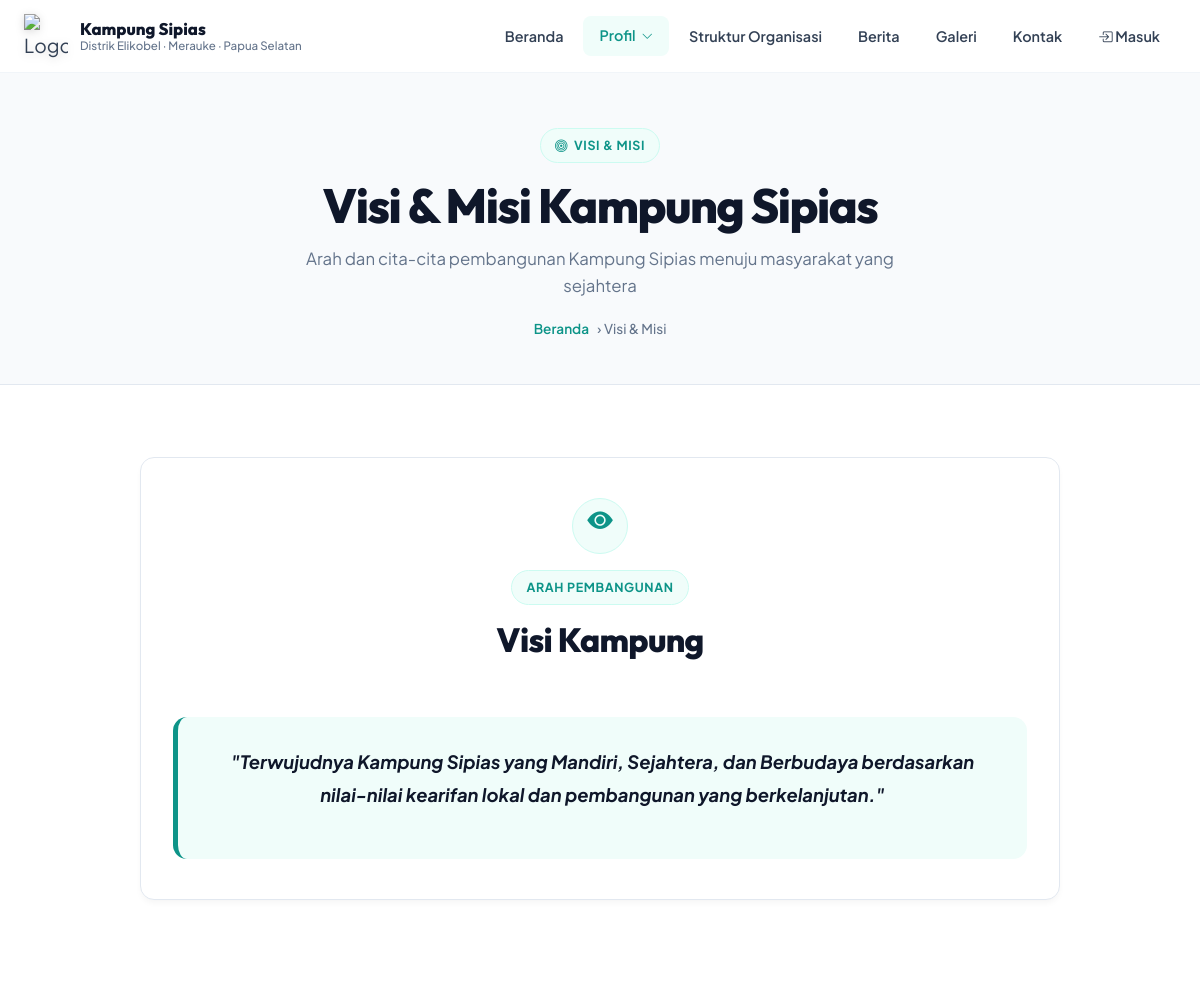
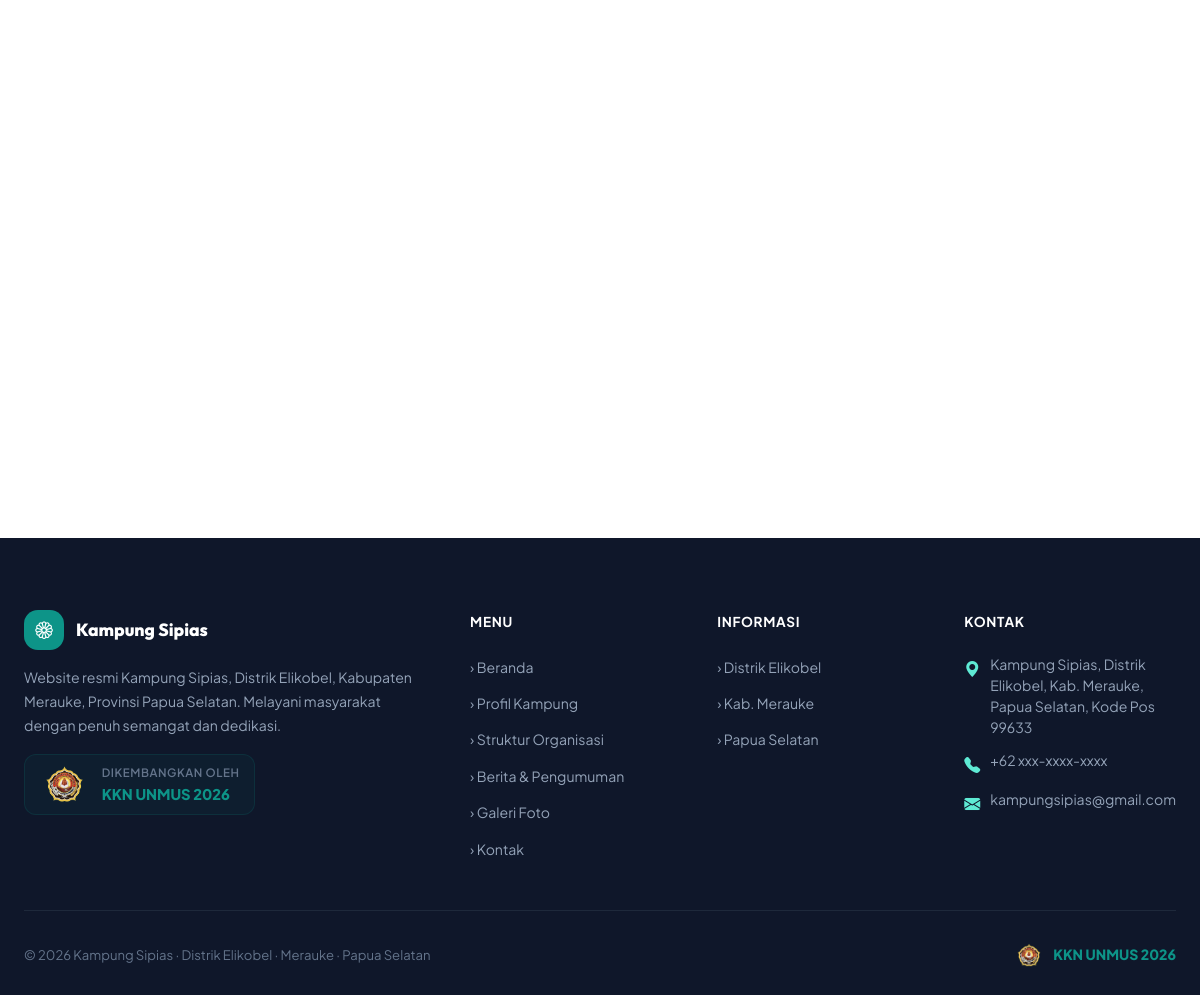
The app's page /visi-misi/ with its own data (2 pictures, top to bottom).
### core/models.py (models this page shows, shortened)
class ProfilKampung(models.Model):
    nama_kampung = models.CharField(max_length=100, default='Kampung Sipias')
    distrik = models.CharField(max_length=100, default='Elikobel')
    kabupaten = models.CharField(max_length=100, default='Merauke')
    provinsi = models.CharField(max_length=100, default='Papua Selatan')
    luas_wilayah = models.CharField(max_length=50, blank=True)
    jumlah_penduduk = models.PositiveIntegerField(default=0)
    jumlah_laki = models.PositiveIntegerField(default=0, verbose_name='Jumlah Laki-laki')
    jumlah_perempuan = models.PositiveIntegerField(default=0, verbose_name='Jumlah Perempuan')
    jumlah_kk = models.PositiveIntegerField(default=0, verbose_name='Jumlah KK')
    fasilitas_kesehatan = models.PositiveIntegerField(default=1, verbose_name='Fasilitas Kesehatan')
    fasilitas_pendidikan = models.PositiveIntegerField(default=1, verbose_name='Fasilitas Pendidikan')
    fasilitas_ibadah = models.PositiveIntegerField(default=1, verbose_name='Fasilitas Ibadah')
    fasilitas_umum = models.PositiveIntegerField(default=1, verbose_name='Fasilitas Umum')
    sambutan_kepala = models.TextField(blank=True, verbose_name='Sambutan Kepala Kampung')
    sejarah = models.TextField(blank=True)
    visi = models.TextField(blank=True)
    misi = models.TextField(blank=True)
    letak_geografis = models.TextField(blank=True)
    nama_kepala = models.CharField(max_length=100, blank=True, verbose_name='Nama Kepala Kampung')
    foto_kepala = models.ImageField(upload_to='profil/', blank=True, null=True, verbose_name='Foto Kepala Kampung')
    foto_kantor = models.ImageField(upload_to='profil/', blank=True, null=True, verbose_name='Foto Kantor Kampung')
    foto_fasilitas_kesehatan = models.ImageField(upload_to='fasilitas/', blank=True, null=True, verbose_name='Foto Fasilitas Kesehatan')
    foto_fasilitas_pendidikan = models.ImageField(upload_to='fasilitas/', blank=True, null=True, verbose_name='Foto Fasilitas Pendidikan')
    foto_fasilitas_ibadah = models.ImageField(upload_to='fasilitas/', blank=True, null=True, verbose_name='Foto Fasilitas Ibadah')
    foto_fasilitas_umum = models.ImageField(upload_to='fasilitas/', blank=True, null=True, verbose_name='Foto Fasilitas Umum')
    email = models.EmailField(blank=True)
    telepon = models.CharField(max_length=20, blank=True)
    alamat = models.TextField(blank=True)
    tahun_berdiri = models.CharField(max_length=10, blank=True)
    peta_iframe = models.TextField(blank=True, verbose_name='Embed Code / URL Peta Google Maps', help_text='Link embed Google Maps')
    updated_at = models.DateTimeField(auto_now=True)
    class Meta:
        verbose_name = 'Profil Kampung'
        verbose_name_plural = 'Profil Kampung'

### core/views.py (the view)
# urls.py: path('visi-misi/', views.visi_misi, name='visi_misi'),
def visi_misi(request):
    profil = get_profil()
    context = {
        'profil': profil,
        'page_title': 'Visi & Misi',
    }
    return render(request, 'core/visi_misi.html', context)

### core/context_processors.py (called while the page is built)
def profil_context(request):
    try:
        profil = ProfilKampung.objects.first()
    except Exception:
        profil = None
    return {
        'profil': profil
    }

### core/views.py (called while the page is built)
def get_profil():
    profil, _ = ProfilKampung.objects.get_or_create(id=1)
    return profil

### templates/core/visi_misi.html (shortened to what this page needs)
{% extends 'base.html' %}
{% load static %}
{% block content %}
<div class="page-header">
  <div class="page-header-content">
    <span class="badge badge-accent"><i class="bi bi-bullseye"></i> Visi & Misi</span>
    <h1>Visi & Misi Kampung Sipias</h1>
    <p>Arah dan cita-cita pembangunan Kampung Sipias menuju masyarakat yang sejahtera</p>
    <div class="breadcrumb">
      <a href="{% url 'core:landing' %}">Beranda</a> › Visi & Misi
    </div>
  </div>
</div>
<section class="section">
  <div class="container" style="max-width: 960px;">
    <div class="card" style="padding: 40px 32px; margin-bottom: 36px;">
      <div style="display: flex; flex-direction: column; align-items: center; text-align: center; gap: 12px; margin-bottom: 24px;">
        <div class="card-header-icon" style="width: 56px; height: 56px; border-radius: 50%; background: var(--primary-pale); border: 1px solid var(--primary-light); color: var(--primary); font-size: 1.6rem; margin-bottom: 4px;">
          <i class="bi bi-eye-fill"></i>
        </div>
        <span class="badge badge-primary" style="margin: 0 auto;">Arah Pembangunan</span>
        <h2 class="section-title" style="font-size: clamp(1.5rem, 4vw, 2.1rem); margin-top: 2px; text-align: center;">Visi Kampung</h2>
      </div>
      <div style="padding: 28px; background: var(--primary-pale); border-radius: var(--radius-md); border-left: 5px solid var(--primary);">
        <p style="font-size: 1.15rem; font-weight: 700; font-style: italic; color: var(--text-dark); line-height: 1.8; text-align: center;">
          "{% if profil.visi %}{{ profil.visi }}{% else %}Terwujudnya Kampung Sipias yang Mandiri, Sejahtera, Berdaya Saing, dan Berkelanjutan Berlandaskan Gotong Royong dan Kearifan Lokal.{% endif %}"
        </p>
      </div>
    </div>
  </div>
</section>
{% endblock %}

### templates/base.html (shortened to what this page needs)
<!DOCTYPE html>
<html lang="id">
<head>
  {% load static %}
  <link rel="stylesheet" href="https://cdn.jsdelivr.net/npm/bootstrap-icons@1.11.3/font/bootstrap-icons.min.css">
  <link rel="stylesheet" href="{% static 'css/style.css' %}?v=14">
</head>
<body>
<nav class="navbar {% if request.resolver_match.url_name == 'landing' %}is-landing{% endif %}" id="navbar">
  <div class="navbar-inner">
    <a href="{% url 'core:landing' %}" class="navbar-brand">
      <div class="navbar-logo" style="background: transparent; border: none; padding: 0; width: 44px; height: 44px;"><img src="{% static 'images/logo_sipias.png' %}" alt="Logo Kampung Sipias" style="width: 100%; height: 100%; object-fit: contain; filter: drop-shadow(0 2px 4px rgba(0,0,0,0.15));"></div>
      <div class="navbar-name">
        <span>Kampung Sipias</span>
        <span>Distrik Elikobel · Merauke · Papua Selatan</span>
      </div>
    </a>
    <ul class="navbar-menu" id="navMenu">
      <li><a href="{% url 'core:landing' %}" {% if request.resolver_match.url_name == 'landing' %}class="active"{% endif %}>Beranda</a></li>
      <li class="nav-dropdown">
        <a href="javascript:void(0);" class="dropdown-toggle {% if request.resolver_match.url_name in 'profil,sejarah,visi_misi,peta,fasilitas' %}active{% endif %}" role="button" aria-haspopup="true" aria-expanded="false">
          Profil <i class="bi bi-chevron-down dropdown-arrow"></i>
        </a>
      </li>
      <li><a href="{% url 'core:pemerintahan' %}" {% if request.resolver_match.url_name == 'pemerintahan' %}class="active"{% endif %}>Struktur Organisasi</a></li>
      <li><a href="{% url 'berita:daftar' %}" {% if 'berita' in request.path %}class="active"{% endif %}>Berita</a></li>
      <li><a href="{% url 'galeri:galeri' %}" {% if 'galeri' in request.path %}class="active"{% endif %}>Galeri</a></li>
      <li><a href="{% url 'core:kontak' %}" {% if request.resolver_match.url_name == 'kontak' %}class="active"{% endif %}>Kontak</a></li>
      {% if user.is_authenticated and user.is_staff %}
        <li><a href="{% url 'admin_panel:admin_dashboard' %}" {% if 'admin-panel' in request.path %}class="active"{% endif %} style="color: var(--primary); font-weight: 700;"><i class="bi bi-speedometer2"></i> Dashboard Admin</a></li>
      {% else %}
        <li><a href="{% url 'admin_panel:admin_login' %}" {% if 'admin-panel' in request.path %}class="active"{% endif %}><i class="bi bi-box-arrow-in-right"></i> Masuk</a></li>
      {% endif %}
    </ul>
  </div>
</nav>
{% block content %}{% endblock %}
<footer class="footer">
  <div class="footer-inner">
    <div class="footer-grid">
      <div>
        <div class="footer-brand">
          <div class="footer-logo"><i class="bi bi-flower1"></i></div>
          <span class="footer-brand-name">Kampung Sipias</span>
        </div>
        <p class="footer-desc">
          Website resmi Kampung Sipias, Distrik Elikobel, Kabupaten Merauke, Provinsi Papua Selatan.
          Melayani masyarakat dengan penuh semangat dan dedikasi.
        </p>
        <div style="display: flex; align-items: center; gap: 12px; margin-top: 16px; padding: 8px 14px; background: rgba(13, 148, 136, 0.06); border-radius: 12px; border: 1px solid rgba(13, 148, 136, 0.15); width: fit-content;">
          <img src="{% static 'images/logo_unmus.png' %}?v=3" alt="Logo Universitas Musamus" style="height: 38px; width: auto; object-fit: contain;">
          <div>
            <div style="font-size: 0.72rem; color: var(--text-muted); font-weight: 600; text-transform: uppercase; letter-spacing: 0.05em;">Dikembangkan Oleh</div>
            <div style="font-size: 0.92rem; font-weight: 800; color: var(--primary);">KKN UNMUS 2026</div>
          </div>
        </div>
      </div>
      <div>
        <p class="footer-title">Menu</p>
        <ul class="footer-links">
          <li><a href="{% url 'core:landing' %}">› Beranda</a></li>
          <li><a href="{% url 'core:profil' %}">› Profil Kampung</a></li>
          <li><a href="{% url 'core:pemerintahan' %}">› Struktur Organisasi</a></li>
          <li><a href="{% url 'berita:daftar' %}">› Berita & Pengumuman</a></li>
          <li><a href="{% url 'galeri:galeri' %}">› Galeri Foto</a></li>
          <li><a href="{% url 'core:kontak' %}">› Kontak</a></li>
        </ul>
      </div>
      <div>
        <p class="footer-title">Informasi</p>
        <ul class="footer-links">
          <li><a href="#">› Distrik Elikobel</a></li>
          <li><a href="#">› Kab. Merauke</a></li>
          <li><a href="#">› Papua Selatan</a></li>
        </ul>
      </div>
      <div>
        <p class="footer-title">Kontak</p>
        <div class="footer-contact-item">
          <span class="footer-contact-icon"><i class="bi bi-geo-alt-fill"></i></span>
          <span>Kampung Sipias, Distrik Elikobel, Kab. Merauke, Papua Selatan, Kode Pos 99633</span>
        </div>
        <div class="footer-contact-item">
          <span class="footer-contact-icon"><i class="bi bi-telephone-fill"></i></span>
          <span>{{ profil.telepon|default:'+62 821-xxxx-xxxx' }}</span>
        </div>
        <div class="footer-contact-item">
          <span class="footer-contact-icon"><i class="bi bi-envelope-fill"></i></span>
          <span>{{ profil.email|default:'kampungsipias@gmail.com' }}</span>
        </div>
      </div>
    </div>
    <div class="footer-bottom" style="display: flex; justify-content: space-between; align-items: center; flex-wrap: wrap; gap: 14px;">
      <div style="display: flex; align-items: center; gap: 12px; flex-wrap: wrap;">
        <span>© 2026 Kampung Sipias · Distrik Elikobel · Merauke · Papua Selatan</span>
      </div>
      <div style="display: inline-flex; align-items: center; gap: 8px; font-weight: 800; color: var(--primary); font-size: 0.88rem;">
        <img src="{% static 'images/logo_unmus.png' %}?v=3" alt="Logo UNMUS" style="height: 24px; width: auto; object-fit: contain;">
        <span>KKN UNMUS 2026</span>
      </div>
    </div>
  </div>
</footer>
</body>
</html>

### records on screen
ProfilKampung: visi "Terwujudnya Kampung Sipias yang Mandiri, Sejahtera, dan Berbudaya berdasarkan nilai-nilai kearifan lokal dan pembangunan yang berkelanjutan.", telepon "+62 xxx-xxxx-xxxx", email "kampungsipias@gmail.com"
